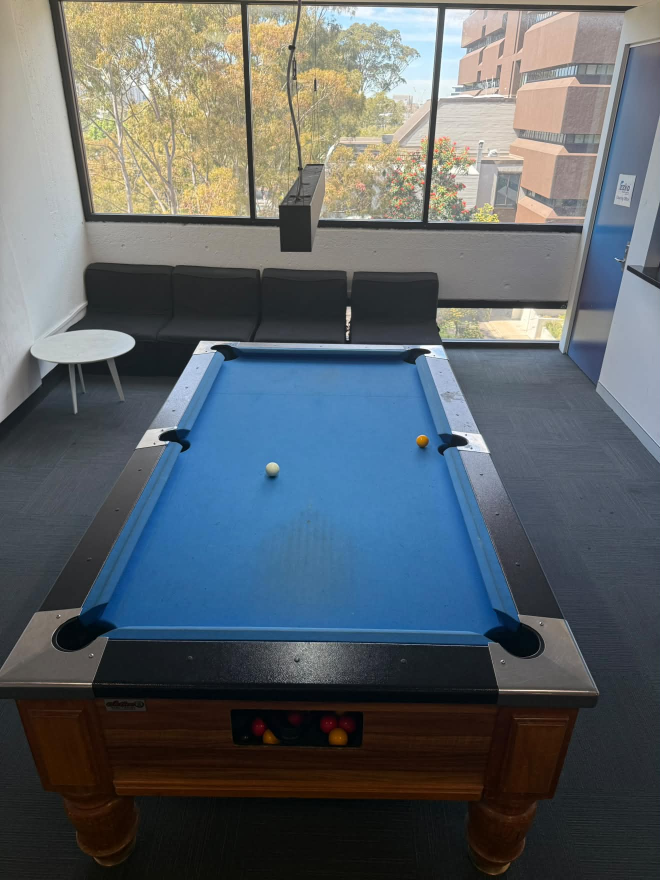
#> input picture Table images/838938480_2359161881334441_3378779277709378102_n.jpg, 1320 x 1760 px (shown at 1/2 size)
$ python -i shot_detection.py   (imports and definitions only)
#> lines starting #> are read from the running program, lines starting #| are printed output that depends on the picture
#> further down, picture is the input picture: shape (1760, 1320, 3); mean B, G, R 103.7, 99, 91.7
"""
Shot detection logic for identifying when a shot is taken in the pool game.
State machine with states SHOT and SETTLED, determined based on the number of moving pixels in the video frames.
The shot is considered to be in progress when the number of moving pixels exceeds a certain threshold
"""

import cv2
import config
import numpy as np
import table_mask

def shrink_to_gray(frame_bgr):
    """
    The frame at SIGNAL_SCALE, in grey, lightly blurred. Used for the moving-pixels test.
    """
    small = cv2.resize(frame_bgr, None, fx=config.SIGNAL_SCALE, fy=config.SIGNAL_SCALE, interpolation=cv2.INTER_AREA)
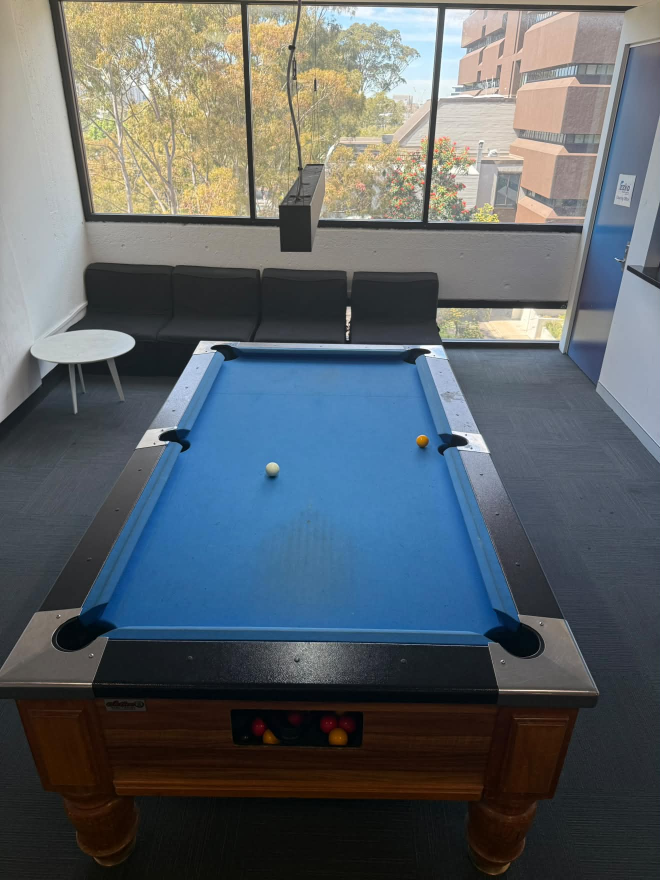
#> small: shape (880, 660, 3); mean B, G, R 103.9, 99.1, 91.8
    return cv2.GaussianBlur(cv2.cvtColor(small, cv2.COLOR_BGR2GRAY), (5, 5), 0)
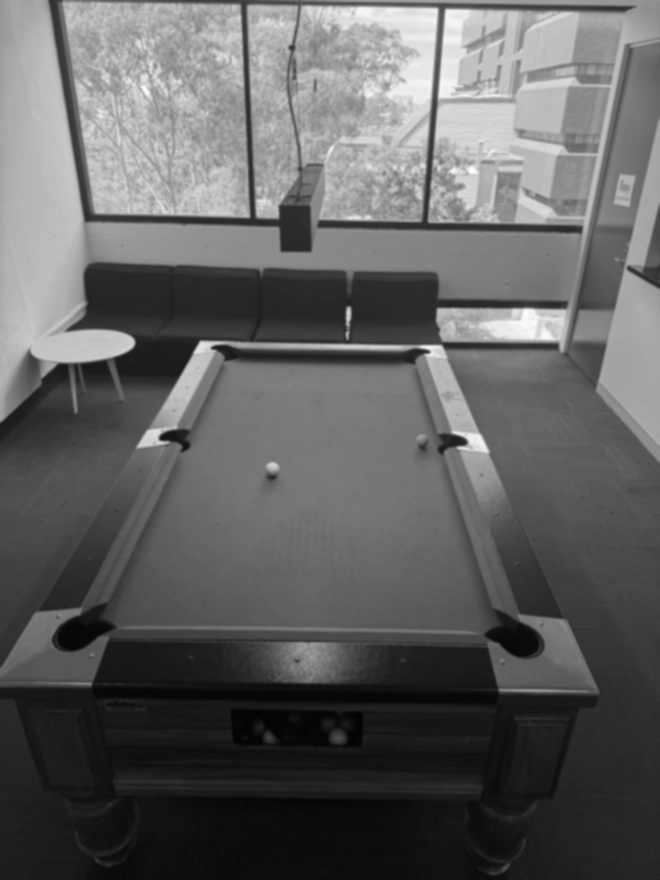
#> returned value: shape (880, 660); min 2, max 253, mean 97.5

# [58 lines left out: functions moving_pixels, view_is_blocked, update_detector, not called in this run]

>>> import cv2
>>> picture = cv2.imread('Table images/838938480_2359161881334441_3378779277709378102_n.jpg')
>>> result = shrink_to_gray(picture)

$ run again, on Table images/839445475_1771105424099395_8790554800692269131_n.jpg
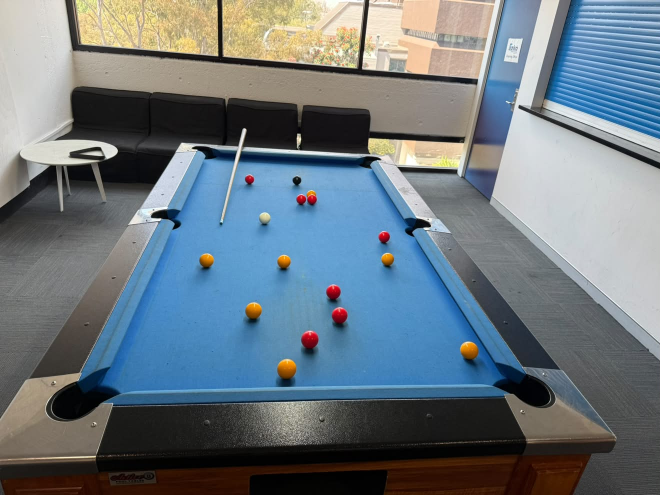
#> input picture Table images/839445475_1771105424099395_8790554800692269131_n.jpg, 1320 x 990 px (shown at 1/2 size)
#> picture is the input picture: shape (990, 1320, 3); mean B, G, R 126.8, 118.9, 107
#> in shrink_to_gray, `small = cv2.resize(frame_bgr, None, fx=config.SIGNAL_SCALE, fy=config...`:
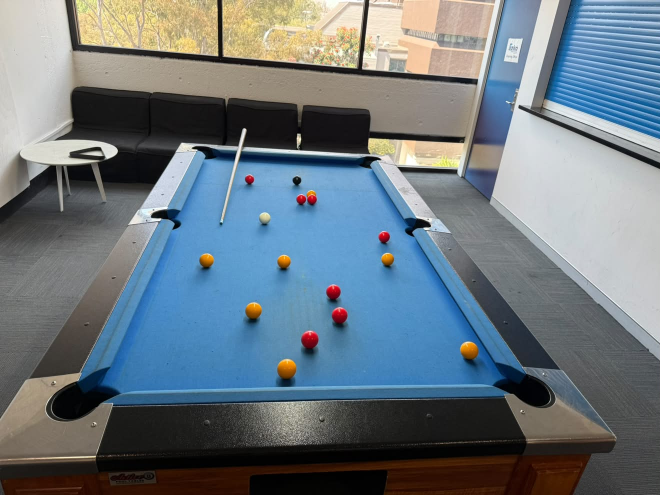
#> small: shape (495, 660, 3); mean B, G, R 126.9, 119, 107.2
#> in shrink_to_gray, `return cv2.GaussianBlur(cv2.cvtColor(small, cv2.COLOR_BGR2GRAY), (5, 5..`:
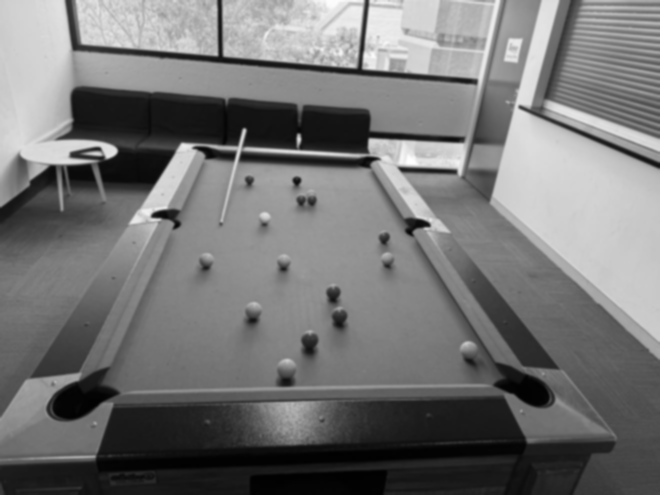
#> returned value: shape (495, 660); min 0, max 255, mean 116.4

$ run again, on Table images/839445475_1788433012485617_1278356084281957059_n.jpg
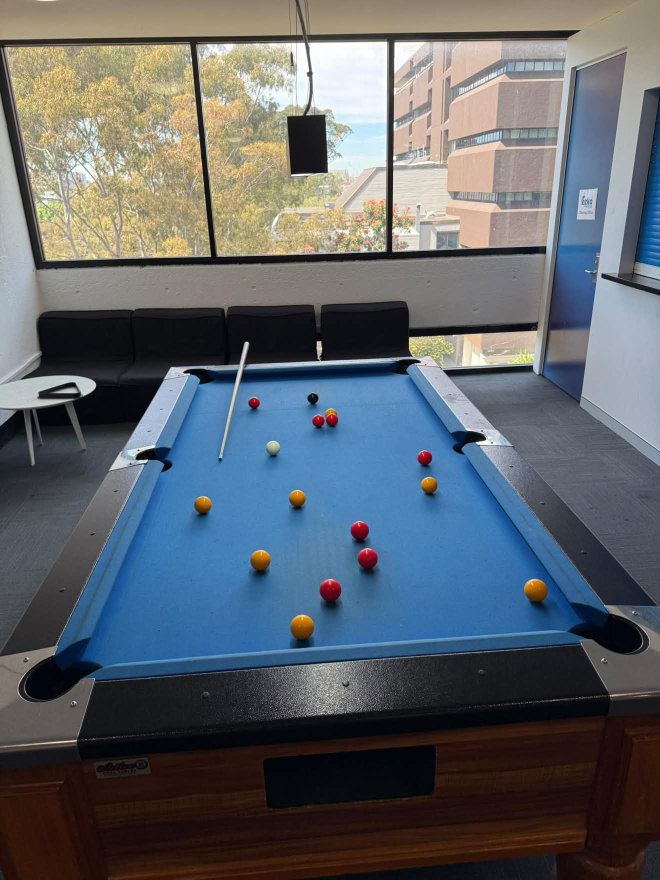
#> input picture Table images/839445475_1788433012485617_1278356084281957059_n.jpg, 1320 x 1760 px (shown at 1/2 size)
#> picture is the input picture: shape (1760, 1320, 3); mean B, G, R 105.8, 100.2, 94.3
#> in shrink_to_gray, `small = cv2.resize(frame_bgr, None, fx=config.SIGNAL_SCALE, fy=config...`:
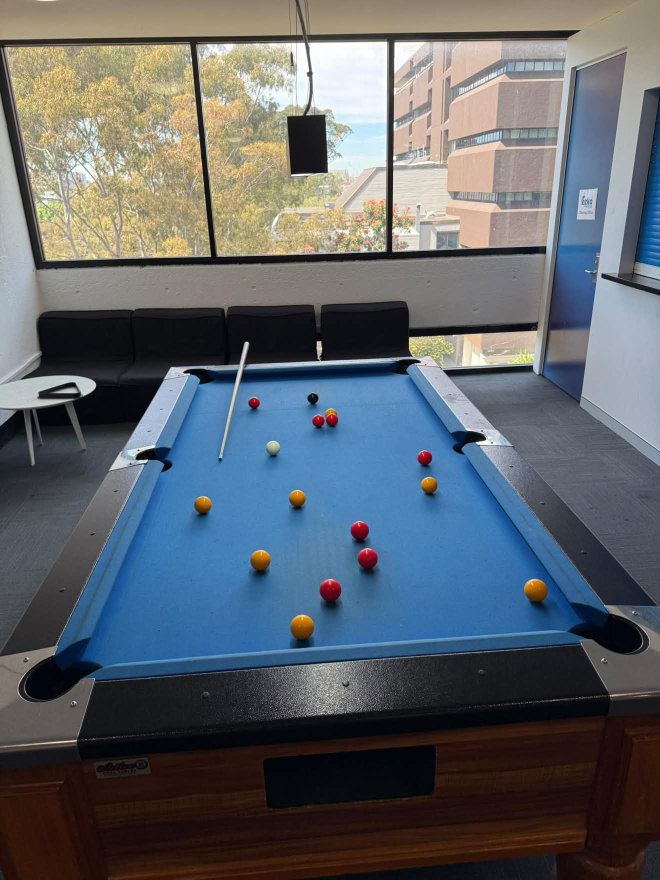
#> small: shape (880, 660, 3); mean B, G, R 105.9, 100.3, 94.5
#> in shrink_to_gray, `return cv2.GaussianBlur(cv2.cvtColor(small, cv2.COLOR_BGR2GRAY), (5, 5..`:
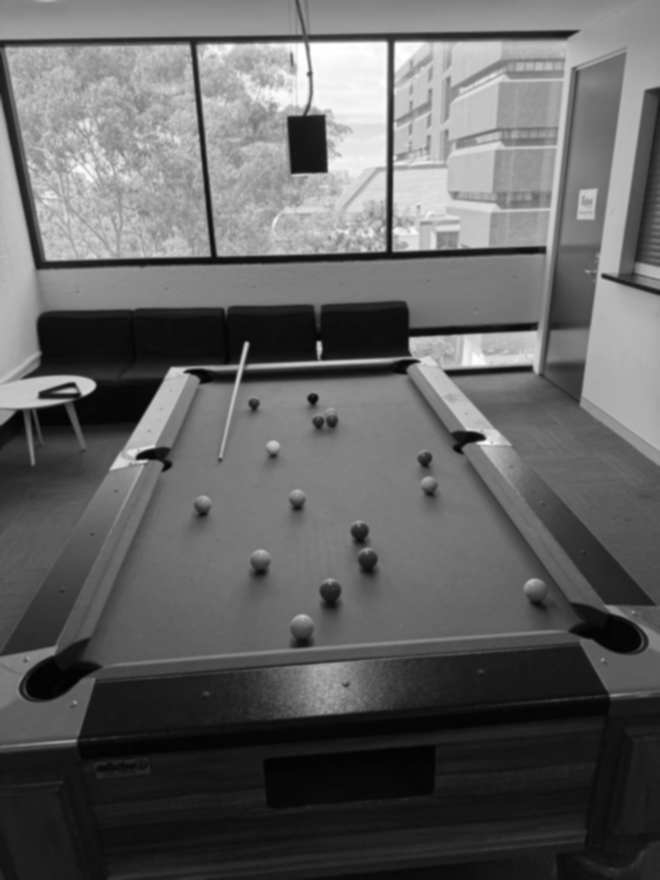
#> returned value: shape (880, 660); min 3, max 255, mean 99.2

$ run again, on Table images/839497236_1149435824412878_4376325597989383793_n.jpg
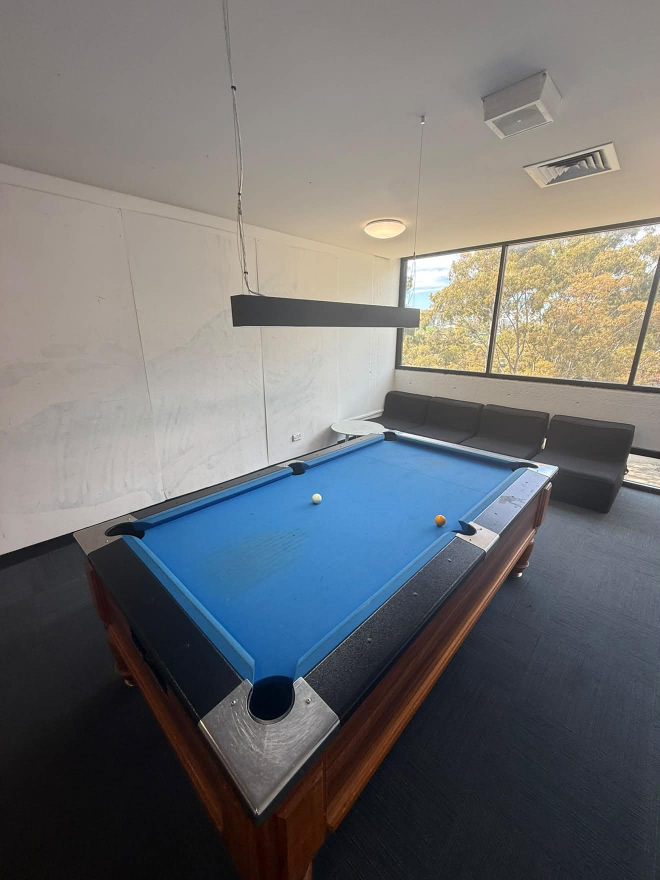
#> input picture Table images/839497236_1149435824412878_4376325597989383793_n.jpg, 1320 x 1760 px (shown at 1/2 size)
#> picture is the input picture: shape (1760, 1320, 3); mean B, G, R 113.1, 111.9, 110.9
#> in shrink_to_gray, `small = cv2.resize(frame_bgr, None, fx=config.SIGNAL_SCALE, fy=config...`:
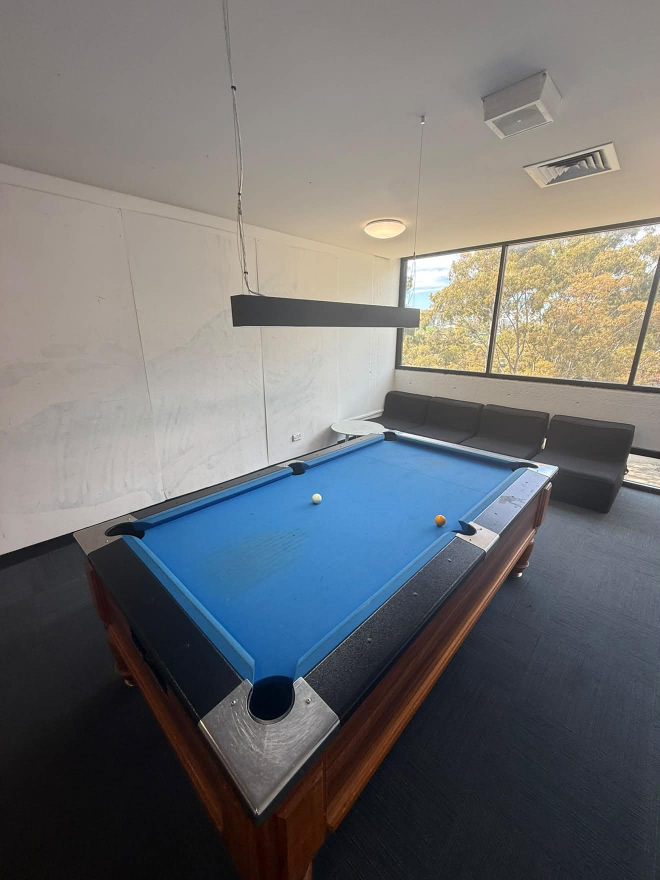
#> small: shape (880, 660, 3); mean B, G, R 113.2, 111.9, 111
#> in shrink_to_gray, `return cv2.GaussianBlur(cv2.cvtColor(small, cv2.COLOR_BGR2GRAY), (5, 5..`:
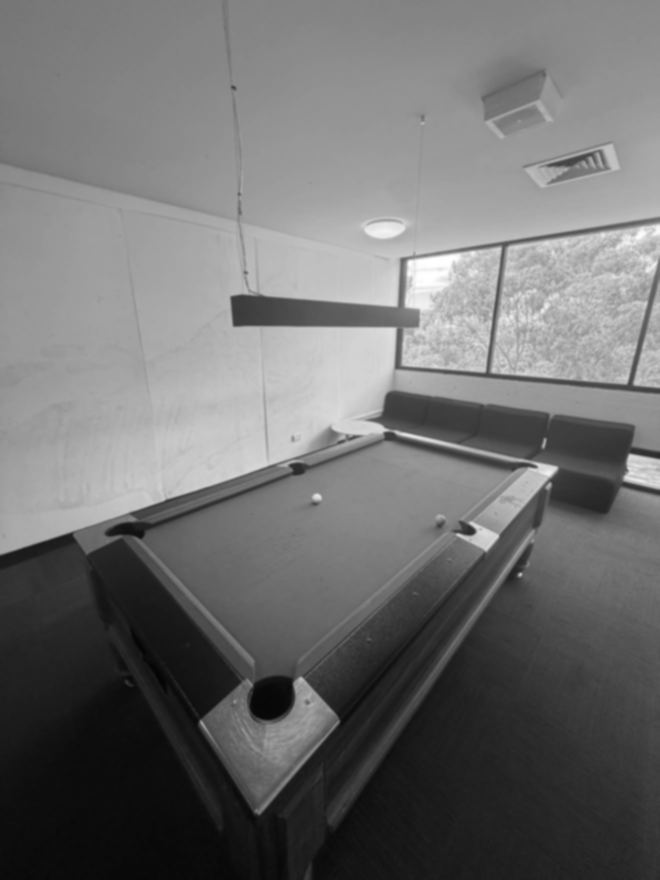
#> returned value: shape (880, 660); min 4, max 255, mean 111.8
